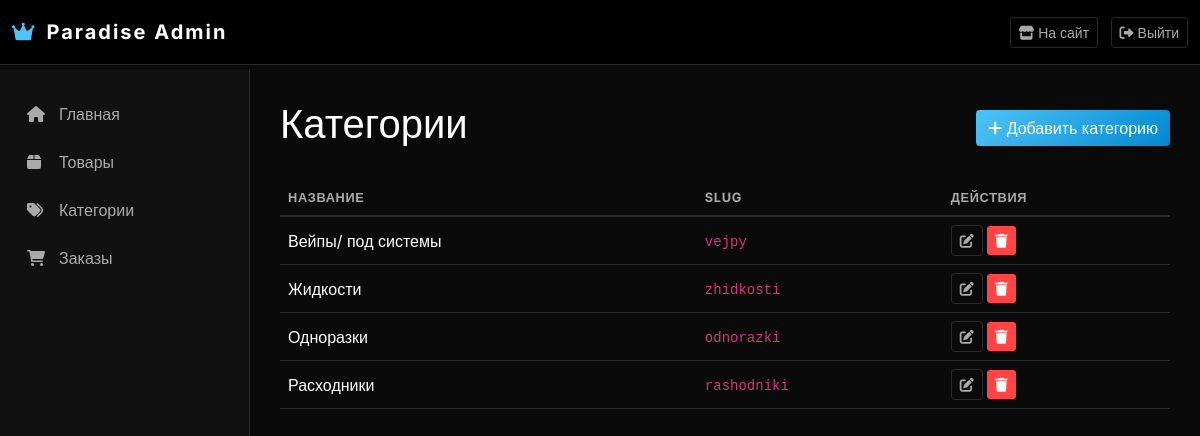
Screenshot of /dashboard/categories/ (signed in) with the database file from the repository.
### catalog/models.py (models this page shows, shortened)
class Category(models.Model):
    name = models.CharField('Название', max_length=100)
    slug = models.SlugField(unique=True, blank=True)
    class Meta:
        verbose_name = 'Категория'
        verbose_name_plural = 'Категории'

### dashboard/views.py (the view)
# urls.py: path('categories/', views.category_list_admin, name='categories'),
@login_required(login_url='dashboard:login')
@user_passes_test(is_admin, login_url='dashboard:login')
def category_list_admin(request):
    categories = Category.objects.all().order_by('name')
    return render(request, 'dashboard/category_manage.html', {
        'categories': categories,
        'action': 'list'
    })

### dashboard/views.py (called while the page is built)
def is_admin(user):
    return user.is_staff or user.is_superuser

### dashboard/templates/dashboard/category_manage.html (shortened to what this page needs)
{% extends 'dashboard/base.html' %}
{% block content %}
    {% if action == 'list' or not action %}
        <div class="d-flex justify-content-between align-items-center mb-4">
            <h1>Категории</h1>
            <a href="{% url 'dashboard:category_create' %}" class="btn btn-primary">
                <i class="fas fa-plus"></i> Добавить категорию
            </a>
        </div>
        <div class="table-responsive">
            <table class="table table-hover">
                <thead>
                    <tr>
                        <th>Название</th>
                        <th>Slug</th>
                        <th>Действия</th>
                    </tr>
                </thead>
                <tbody>
                    {% for category in categories %}
                    <tr>
                        <td>{{ category.name }}</td>
                        <td><code>{{ category.slug }}</code></td>
                        <td>
                            <a href="{% url 'dashboard:category_edit' category.id %}" class="btn btn-sm btn-outline-light">
                                <i class="fas fa-edit"></i>
                            </a>
                            <a href="{% url 'dashboard:category_delete' category.id %}" class="btn btn-sm btn-danger">
                                <i class="fas fa-trash"></i>
                            </a>
                        </td>
                    </tr>
                    {% empty %}
                    <tr>
                        <td colspan="3" class="text-center text-muted">Категорий пока нет</td>
                    </tr>
                    {% endfor %}
                </tbody>
            </table>
        </div>
    {% endif %}
{% endblock %}

### dashboard/templates/dashboard/base.html (style rules this page uses)
:root { --bg-primary: #0a0a0a; --bg-secondary: #111111; --bg-card: #161616; --text-primary: #ffffff; --text-secondary: #aaaaaa; --text-muted: #666666; --border-color: #2a2a2a; --glow-blue: #4fc3f7; --glow-blue-dark: #0288d1; }
body { font-family: 'Inter', sans-serif; background: var(--bg-primary); color: var(--text-primary); padding-top: 70px; }
.btn-primary { background: linear-gradient(135deg, #4fc3f7, #0288d1); border: none; }
.btn-danger { background: #ff4444; border: none; }
.btn-outline-light { border-color: var(--border-color); color: var(--text-secondary); }
.table { color: var(--text-primary); border-color: var(--border-color); }
.table thead th { border-bottom: 2px solid var(--border-color); color: var(--text-secondary); text-transform: uppercase; font-size: 0.8rem; letter-spacing: 0.05em; }
.table tbody td { border-color: var(--border-color); vertical-align: middle; }

### rows the page displays
Category: name "Вейпы/ под системы", slug "vejpy"
Category: name "Жидкости", slug "zhidkosti"
Category: name "Одноразки", slug "odnorazki"
Category: name "Расходники", slug "rashodniki"
